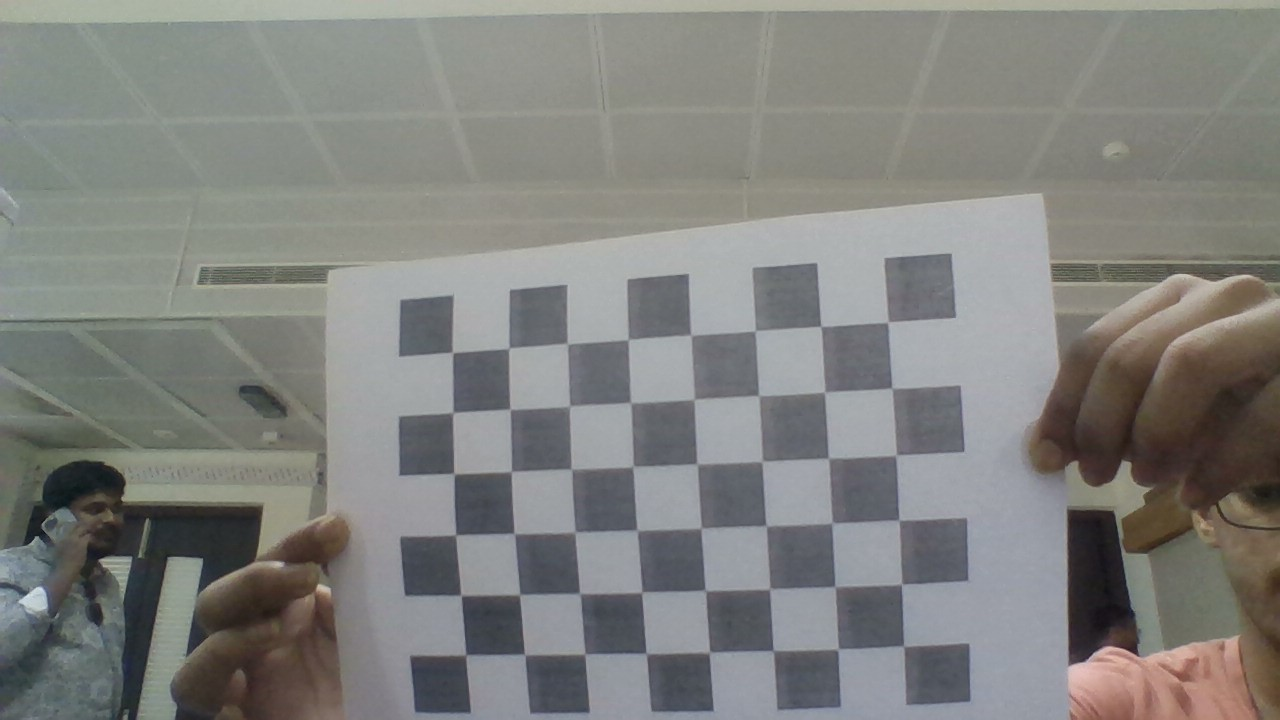
#> input picture img2.jpg, 1280 x 720 px
$ python object_detection.py
#> lines starting #> are read from the running program, lines starting #| are printed output that depends on the picture
import cv2 as cv
import numpy as np

# Read the query image
img = cv.imread("img2.jpg", cv.IMREAD_GRAYSCALE)  # Read the image in grayscale
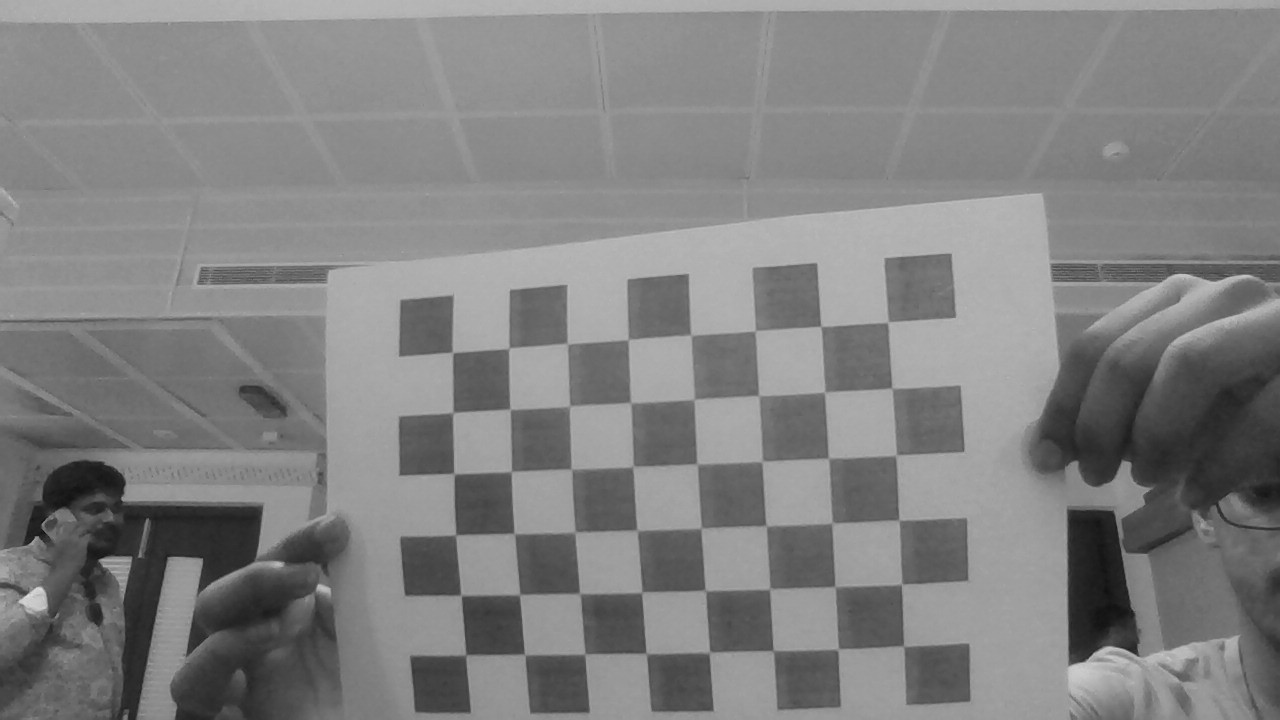
#> img: shape (720, 1280); min 11, max 225, mean 128.8
height, width = img.shape[:2]  # Get the height and width of the image
#> height = 720; width = 1280

# Display the query image
# cv.imshow("Query Image", img)  # Display the query image (commented out)

# Resize the image
target_width = 800  # Define the target width for the display window
target_height = 600  # Define the target height for the display window

# Calculate the scaling factor for width and height
scale_width = target_width / width
#> scale_width = 0.625
scale_height = target_height / height
#> scale_height = 0.833

# Choose the smallest scaling factor to ensure that the entire image fits within the display window
scale_factor = min(scale_width, scale_height)
#> scale_factor = 0.625

# Calculate the new width and height after resizing
new_width = int(width * scale_factor)
#> new_width = 800
new_height = int(height * scale_factor)
#> new_height = 450
img_resized = cv.resize(img, (new_width, new_height))  # Resize the image

# Initialize the video capture
cap = cv.VideoCapture(0)  # Open the default camera

# Initialize the SIFT detector
sift = cv.SIFT_create()  # Create a SIFT object

# Compute keypoints and descriptors for the query image
kp_image, desc_image = sift.detectAndCompute(img_resized, None)  # Detect keypoints and compute descriptors
#> kp_image = 655 keypoints; strongest (x, y, size): (687, 382, 30.6), (22, 375, 10.2), (74, 354, 11), (676, 404, 12.6)

# Draw keypoints on the query image
img_resized_with_keypoints = cv.drawKeypoints(img_resized, kp_image, img_resized)  # Draw keypoints on the resized image
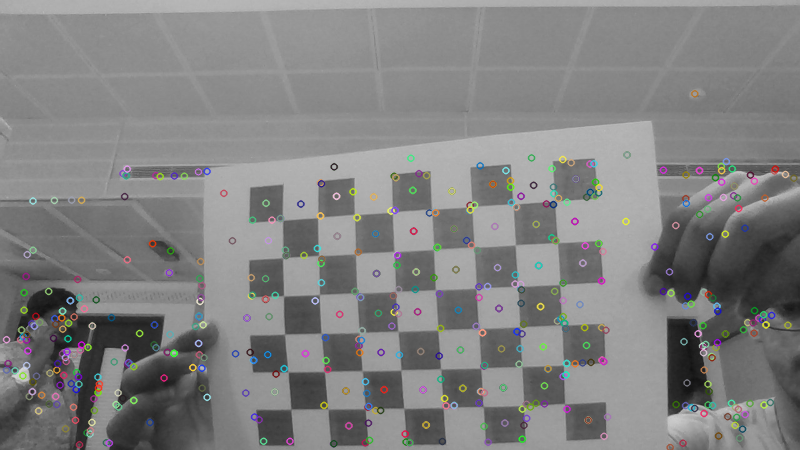
#> img_resized_with_keypoints: shape (450, 800, 3); mean of channels 0, 1, 2 129.1, 129.3, 129.3; drawn as B, G, R

# Initialize FLANN-based matcher
index_params = dict(algorithm=0, trees=5)
search_params = dict()
flann = cv.FlannBasedMatcher(index_params, search_params)  # Create a FLANN-based matcher

while True:
    # Capture frame-by-frame
    _, frame = cap.read()  # Read a new frame from the camera
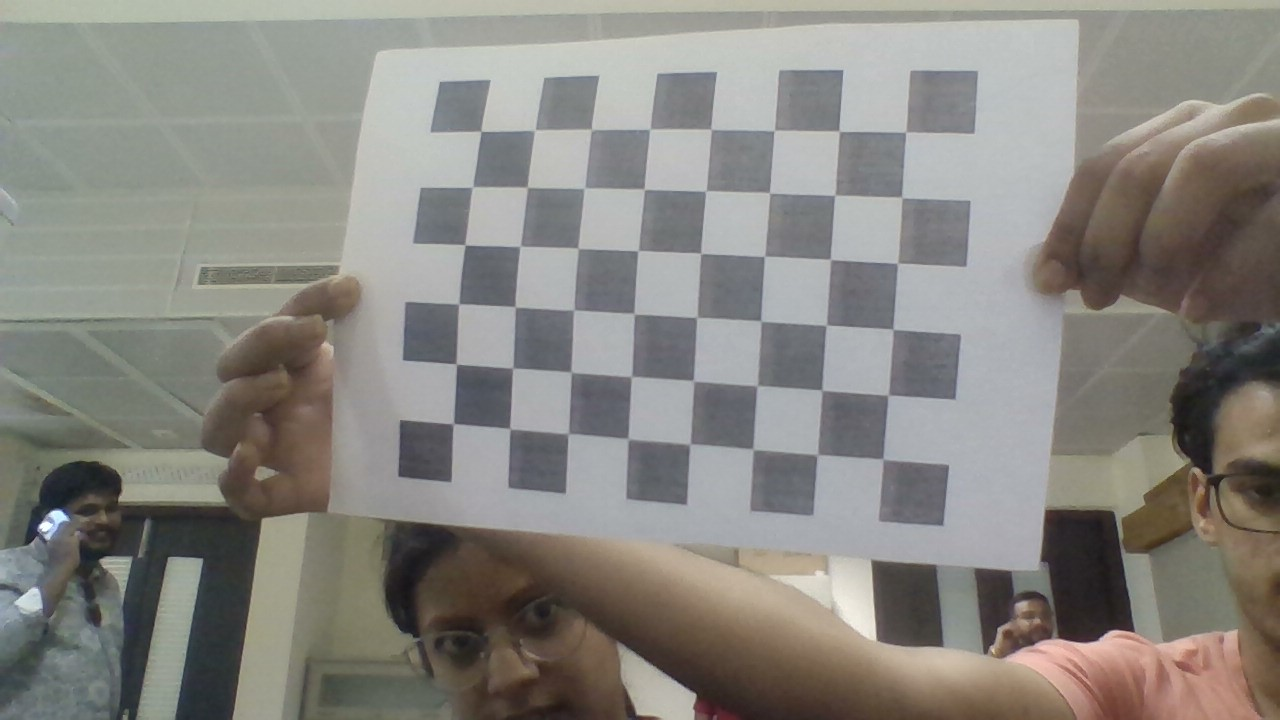
#> input picture img1.jpg, 1280 x 720 px, given in place of the camera
#> frame is the input picture: shape (720, 1280, 3); mean B, G, R 128.6, 134.1, 136.1
    grayframe = cv.cvtColor(frame, cv.COLOR_BGR2GRAY)  # Convert frame to grayscale
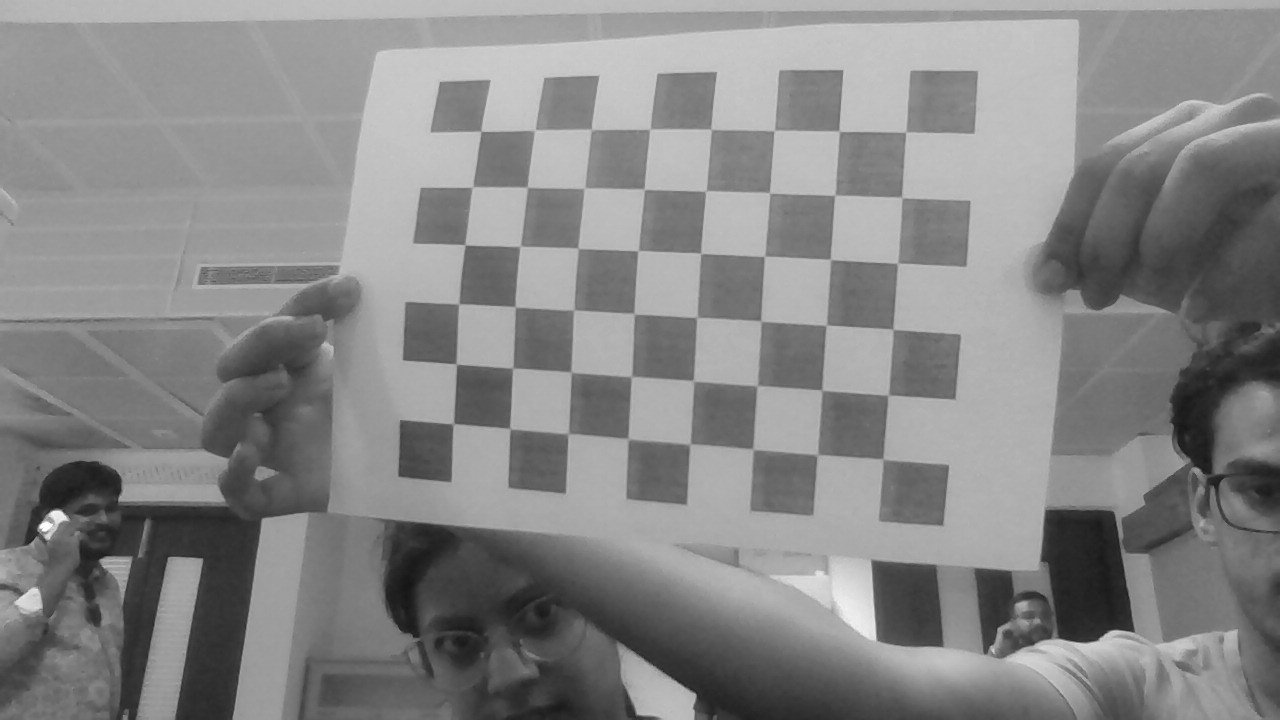
#> grayframe: shape (720, 1280); min 21, max 253, mean 134.1

    # Compute keypoints and descriptors for the train image
    kp_grayframe, desc_grayframe = sift.detectAndCompute(grayframe, None)  # Detect keypoints and compute descriptors for the frame
#> kp_grayframe = 988 keypoints; strongest (x, y, size): (58, 516, 9.9), (54, 521, 15.9), (1085, 571, 71.6), (31, 601, 15.8)

    # Match keypoints between query and train images
    matches = flann.knnMatch(desc_image, desc_grayframe, k=2)  # Match keypoints using FLANN matcher
#> matches = 655 matches

    # Filter good matches using the Lowe's ratio test
    good_points = []
    for m, n in matches:
        if m.distance < 0.6 * n.distance:
            good_points.append(m)
#> after the loop, good_points = 69 matches

    # Draw matches on the train image
    img3 = cv.drawMatches(img_resized_with_keypoints, kp_image, grayframe, kp_grayframe, good_points, grayframe,
                          flags=cv.DrawMatchesFlags_NOT_DRAW_SINGLE_POINTS)  # Draw matches on the frame
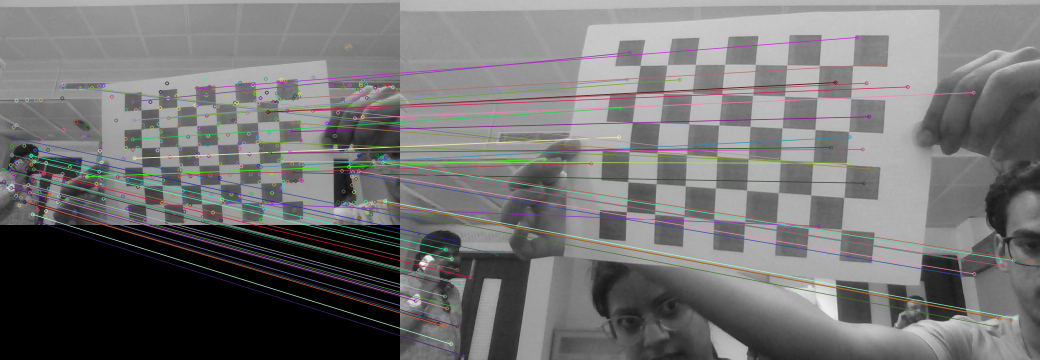
#> img3: shape (720, 2080, 3) (shown at 1/2 size); mean of channels 0, 1, 2 114.2, 114, 114.6; drawn as B, G, R

    cv.imshow("Matches", img3)  # Display the image with matches

    # If enough good matches are found, estimate homography
    if len(good_points) > 10:
        query_pts = np.float32([kp_image[m.queryIdx].pt for m in good_points]).reshape(-1, 1, 2)
#> query_pts = 69 rows, first 8: [6.04, 339.2], [20.14, 339.3], [22.37, 375.4], [23.62, 309.7], [25.65, 275.9], [26.16, 365], [28.74, 396], [35.99, 375.6]
        train_pts = np.float32([kp_grayframe[m.trainIdx].pt for m in good_points]).reshape(-1, 1, 2)
#> train_pts = 69 rows, first 8: [9.8, 543.3], [32.04, 543.8], [30.85, 601.3], [35.11, 496.8], [40.66, 441.6], [37.14, 584.8], [42, 634.7], [51.95, 601.6]
        matrix, mask = cv.findHomography(query_pts, train_pts, cv.RANSAC, 5.0)  # Find homography matrix
#> matrix = [[1.64, 0.00112, -4.74], [0.0136, 1.59, 2.52], [3.61e-05, -1.3e-05, 1]]; mask = 69 values, max 1 at index 0, min 0 at index 13, mean 0.478
        matches_mask = mask.ravel().tolist()
#> matches_mask has the same summary as mask

        try:
            h, w = img_resized.shape
#> h = 450; w = 800
            pts = np.float32([[0, 0], [0, h], [w, h], [w, 0]]).reshape(-1, 1, 2)
#> pts = [[0, 0], [0, 450], [800, 450], [800, 0]]
            dst = cv.perspectiveTransform(pts, matrix)  # Apply perspective transformation
#> dst = [[-4.74, 2.52], [-4.26, 721.8], [1278.8, 712], [1271, 12.99]]
            homography = cv.polylines(frame, [np.int32(dst)], True, (255, 0, 0), 3)  # Draw the perspective-transformed region
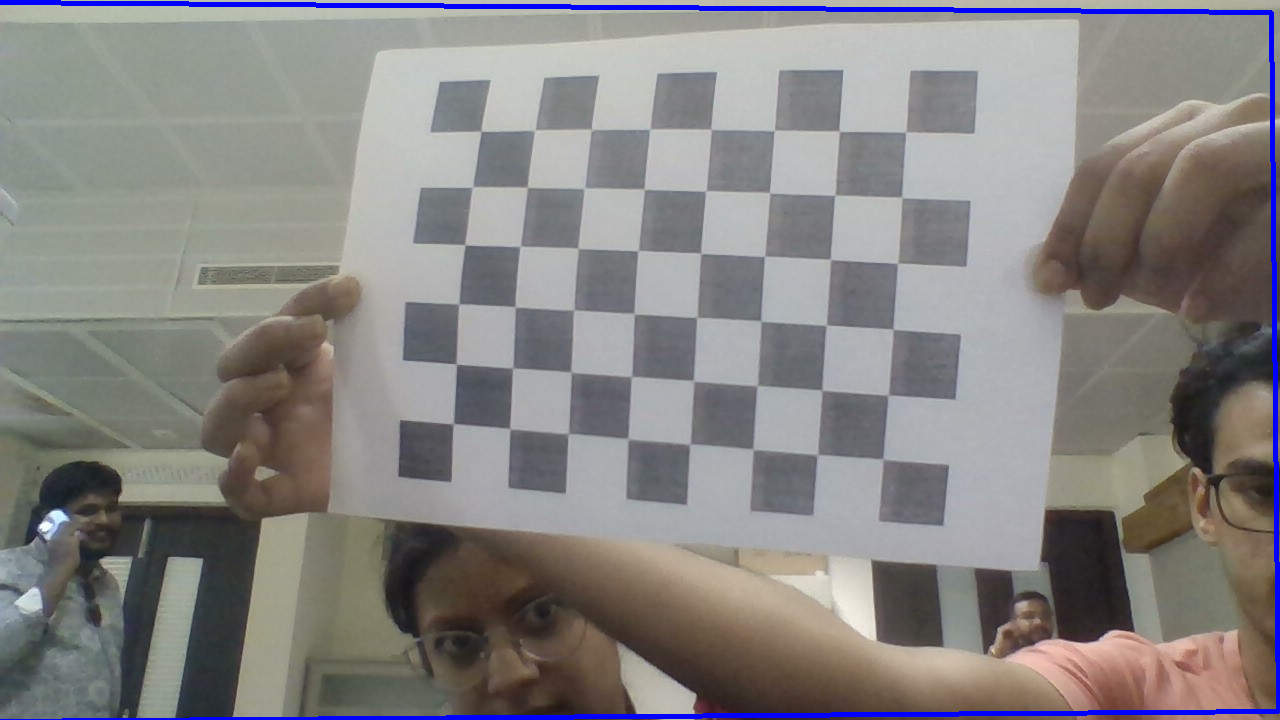
#> homography: shape (720, 1280, 3); mean B, G, R 130.9, 132, 133.9
            cv.imshow("Homography", homography)  # Display the homography
            print("Transformation successful.")
        except cv.error as e:
            print("OpenCV error:", e)
            cv.imshow("Homography", grayframe)  # Display the frame if an error occurs

    key = cv.waitKey(1)
#> (key Esc is pressed here)
    if key == 27:  # If 'Esc' key is pressed, break the loop
        break

# Release the video capture and close all OpenCV windows
cap.release()
cv.destroyAllWindows()
